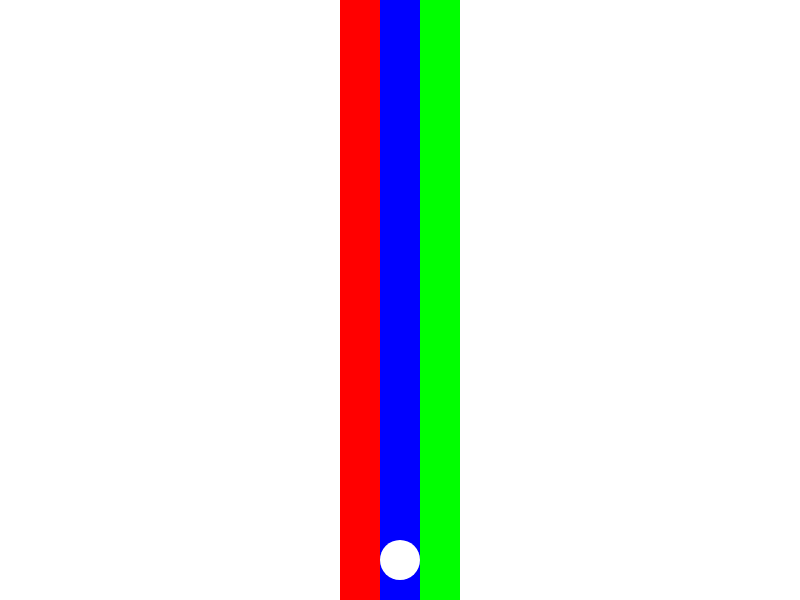
Frame 1 (no input)
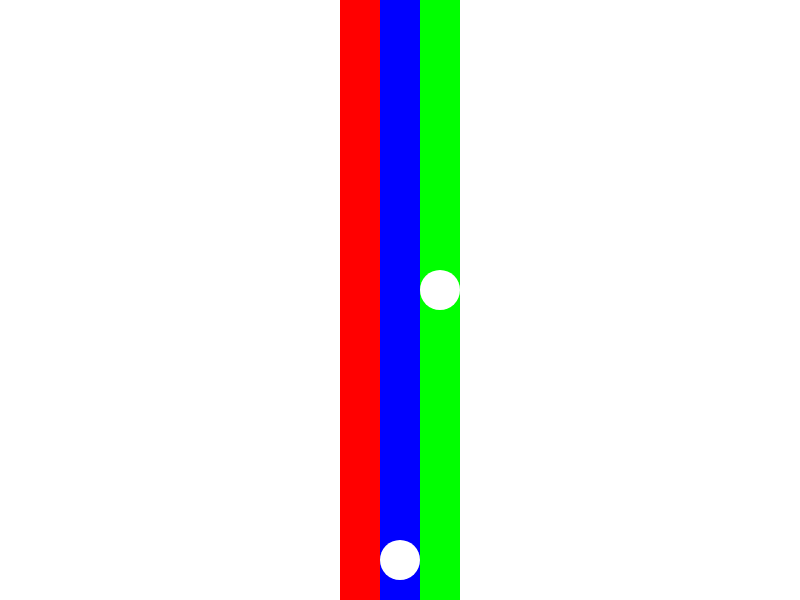
Frame 60 (no input)
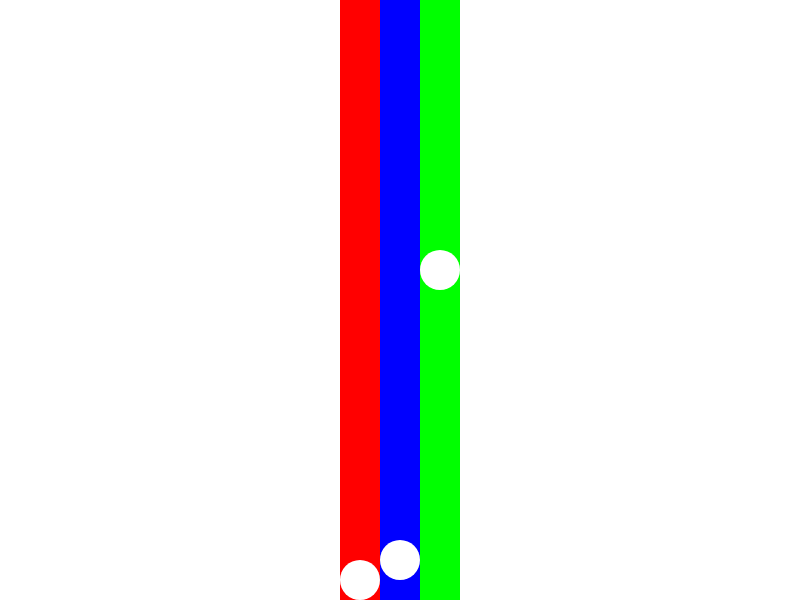
Frame 120 (the mouse pressed at the canvas centre since frame 60)

The p5.js sketch that drew these frames (run headless with seeded random() and noise() and a simulated clock; from frame 60 on, the mouse is pressed at the canvas centre):

// p5.js sketch
// ── sketch.js
var lanes = [];
var w, h;
var scl;
var p;
var obTimer, delay;

function setup() {
	w = 800;
	h = 600;

	scl = 20;
	obTimer = Date.now();
	delay = 0.5;
	console.log(obTimer);

	for (var i = 0; i < 3; i++) {
		lanes.push(new Lane(w, h, scl, i));
	}
	p = new Player(h, scl, lanes);

	createCanvas(w, h);
	background(255);
}

function draw() {
	if (p.alive) {
		for (var i = 0; i < lanes.length; i++) {
			lanes[i].show();
		}

		p.show();
		p.update();

		now = Date.now();
		if ((now - obTimer) / 1000 > delay) {
			lanes[floor(random(0, 3))].addOb();
			obTimer = Date.now();
		}
	} else {
		textSize(scl);
		textAlign(CENTER, CENTER);
		text('GAME OVER', w / 2, h / 2);
	}
}

function keyPressed() {
	switch (keyCode) {
		case LEFT_ARROW:
			p.moveLeft();
			break;
		case RIGHT_ARROW:
			p.moveRight();
			break;
		default:
			break;
	}
}

// ── lane.js
class Lane {
	constructor(w, h, scl, num) {
		this.scl = scl;
		this.h = h;
		this.w = w / this.scl;
		this.x = w / 2 - this.w / 2;
		this.y = 0;
		this.c = '#00F';

		this.num = num;
		if (this.num == 0) {
			this.x -= this.w;
			this.c = '#F00';
		} else if (this.num == 2) {
			this.x += this.w;
			this.c = '#0F0';
		} else if (this.num != 1) {
			console.error("Invalid 'num' in Lane constructor");
		}

		this.obs = [];
	}

	show() {
		fill(this.c);
		noStroke();
		rect(this.x, this.y, this.w, this.h);
		for (var i = 0; i < this.obs.length; i++) {
			this.obs[i].update();
			this.obs[i].show();
		}
	}

	addOb() {
		this.obs.push(new Obstacle(this.h, this.scl, this));
	}
}

// ── ob.js
class Obstacle {
	constructor(h, scl, lane) {
		this.h = h;
		this.scl = scl;
		this.lane = lane;

		this.x = this.lane.x;
		this.y = -this.scl;
		this.w = this.lane.w;

		this.vel = int(this.scl / 2);
	}

	show() {
		fill('#FFF');
		noStroke();
		ellipseMode(CORNER);
		ellipse(this.x, this.y, this.w);
	}

	update() {
		this.y += this.vel;
	}
}

// ── player.js
class Player {
	constructor(h, scl, lanes) {
		this.h = h;
		this.scl = scl;
		this.lanes = lanes;
		this.num = 1;

		this.x = this.lanes[this.num].x;
		this.y = this.h - this.scl * 3;
		this.w = this.lanes[0].w;

		this.alive = true;
	}

	moveLeft() {
		if (this.num > 0) {
			this.num--;
		}
	}

	moveRight() {
		if (this.num < 2) {
			this.num++;
		}
	}

	show() {
		fill('#FFF');
		noStroke();
		ellipseMode(CORNER);
		ellipse(this.x, this.y, this.w);
	}

	update() {
		this.x = this.lanes[this.num].x;

		for (var i = 0; i < this.lanes.length; i++) {
			if (this.lanes[i].num == this.num) {
				var curLane = this.lanes[i];
				console.log(curLane);
				for (var j = 0; j < curLane.obs.length; j++) {
					if (
						curLane.obs[j].y + curLane.obs[j].w / 2 > this.y + this.w / 2 &&
						curLane.obs[j].y - curLane.obs[j].w / 2 < this.y - this.w / 2
					) {
						this.alive = false;
						console.log('dead');
					}
				}
			}
		}
	}
}
